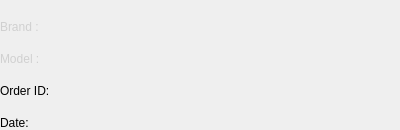
                         <widget class="QFrame" name="sdp_form_layout_4">
                          <property name="minimumSize">
                           <size>
                            <width>400</width>
                            <height>0</height>
                           </size>
                          </property>
                          <property name="maximumSize">
                           <size>
                            <width>16777215</width>
                            <height>16777215</height>
                           </size>
                          </property>
                          <property name="frameShape">
                           <enum>QFrame::NoFrame</enum>
                          </property>
                          <property name="frameShadow">
                           <enum>QFrame::Raised</enum>
                          </property>
                          <layout class="QFormLayout" name="formLayout_8">
                           <property name="horizontalSpacing">
                            <number>0</number>
                           </property>
                           <property name="verticalSpacing">
                            <number>18</number>
                           </property>
                           <property name="leftMargin">
                            <number>0</number>
                           </property>
                           <property name="topMargin">
                            <number>20</number>
                           </property>
                           <property name="rightMargin">
                            <number>0</number>
                           </property>
                           <property name="bottomMargin">
                            <number>0</number>
                           </property>
                           <item row="0" column="0">
                            <widget class="QLabel" name="label_48">
                             <property name="styleSheet">
                              <string notr="true">color:#d0d0d0</string>
                             </property>
                             <property name="text">
                              <string>Brand :</string>
                             </property>
                            </widget>
                           </item>
                           <item row="0" column="1">
                            <widget class="QFrame" name="frame_77">
                             <property name="minimumSize">
                              <size>
                               <width>0</width>
                               <height>0</height>
                              </size>
                             </property>
                             <property name="styleSheet">
                              <string notr="true">\</string>
                             </property>
                             <property name="frameShape">
                              <enum>QFrame::NoFrame</enum>
                             </property>
                             <property name="frameShadow">
                              <enum>QFrame::Raised</enum>
                             </property>
                             <layout class="QVBoxLayout" name="stock_ph_type_layout">
                              <property name="spacing">
                               <number>0</number>
                              </property>
                              <property name="leftMargin">
                               <number>0</number>
                              </property>
                              <property name="topMargin">
                               <number>0</number>
                              </property>
                              <property name="rightMargin">
                               <number>0</number>
                              </property>
                              <property name="bottomMargin">
                               <number>0</number>
                              </property>
                             </layout>
                            </widget>
                           </item>
                           <item row="1" column="0">
                            <widget class="QLabel" name="label_60">
                             <property name="styleSheet">
                              <string notr="true">color:#d0d0d0</string>
                             </property>
                             <property name="text">
                              <string>Model :</string>
                             </property>
                            </widget>
                           </item>
                           <item row="1" column="1">
                            <widget class="QFrame" name="frame_78">
                             <property name="styleSheet">
                              <string notr="true"/>
                             </property>
                             <property name="frameShape">
                              <enum>QFrame::NoFrame</enum>
                             </property>
                             <property name="frameShadow">
                              <enum>QFrame::Raised</enum>
                             </property>
                             <layout class="QVBoxLayout" name="stock_ph_model_layout">
                              <property name="spacing">
                               <number>0</number>
                              </property>
                              <property name="leftMargin">
                               <number>0</number>
                              </property>
                              <property name="topMargin">
                               <number>0</number>
                              </property>
                              <property name="rightMargin">
                               <number>0</number>
                              </property>
                              <property name="bottomMargin">
                               <number>0</number>
                              </property>
                             </layout>
                            </widget>
                           </item>
                           <item row="2" column="1">
                            <widget class="QFrame" name="frame_79">
                             <property name="styleSheet">
                              <string notr="true"/>
                             </property>
                             <property name="frameShape">
                              <enum>QFrame::NoFrame</enum>
                             </property>
                             <property name="frameShadow">
                              <enum>QFrame::Raised</enum>
                             </property>
                             <layout class="QVBoxLayout" name="stock_ph_pdt_layout">
                              <property name="spacing">
                               <number>0</number>
                              </property>
                              <property name="leftMargin">
                               <number>0</number>
                              </property>
                              <property name="topMargin">
                               <number>0</number>
                              </property>
                              <property name="rightMargin">
                               <number>0</number>
                              </property>
                              <property name="bottomMargin">
                               <number>0</number>
                              </property>
                             </layout>
                            </widget>
                           </item>
                           <item row="2" column="0">
                            <widget class="QLabel" name="label_61">
                             <property name="text">
                              <string>Order ID:</string>
                             </property>
                            </widget>
                           </item>
                           <item row="3" column="0">
                            <widget class="QLabel" name="label_33">
                             <property name="text">
                              <string>Date:</string>
                             </property>
                            </widget>
                           </item>
                           <item row="3" column="1">
                            <widget class="QWidget" name="widget" native="true">
                             <property name="styleSheet">
                              <string notr="true"/>
                             </property>
                             <layout class="QVBoxLayout" name="stock_datetime_frame">
                              <property name="spacing">
                               <number>0</number>
                              </property>
                              <property name="leftMargin">
                               <number>0</number>
                              </property>
                              <property name="topMargin">
                               <number>0</number>
                              </property>
                              <property name="rightMargin">
                               <number>0</number>
                              </property>
                              <property name="bottomMargin">
                               <number>0</number>
                              </property>
                             </layout>
                            </widget>
                           </item>
                          </layout>
                         </widget>
